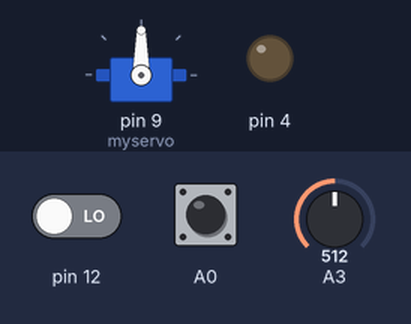
Bench run of a sketch on a simulated Arduino Uno, built with avr-gcc and run on an emulated ATmega328P. Shown: servo, output pins drawn as LEDs (lit = HIGH). Inputs (shaded band) come from the test bench; at power-on: A3 = 512, pin 12 LOW, A0 HIGH. What the sketch prints to the serial monitor is not drawn.

Above: at 1.2 s.
1.3 s: A3 set to 716
At 2.2 s:
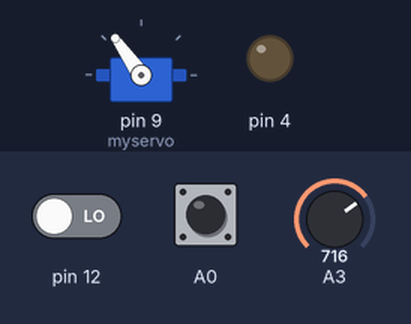
2.8 s: A3 set to 900
At 3.3 s:
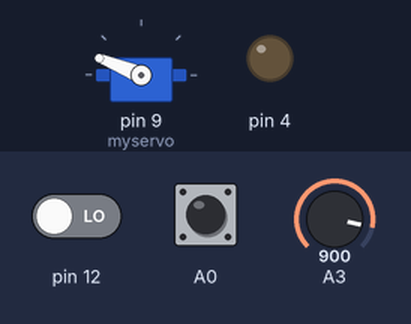
4.3 s: A3 set to 1023
At 5.5 s:
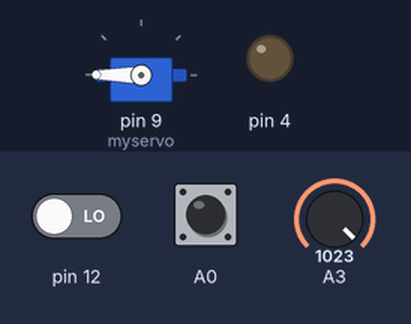
5.8 s: A3 set to 306
At 6.7 s:
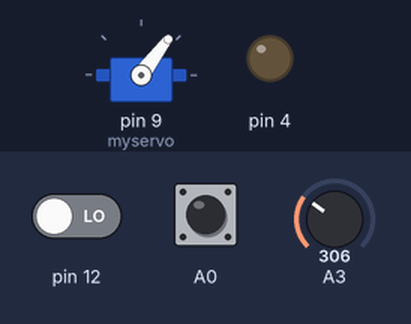
7.3 s: A3 set to 122
At 7.9 s:
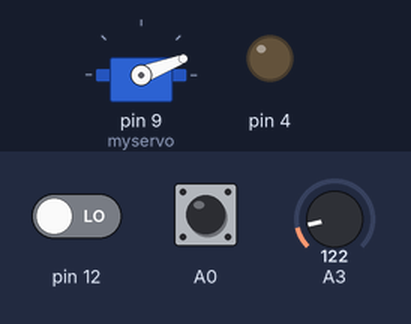
Timing chart, 0 to 9.8 s (numbered marks = the images above; inputs shaded):
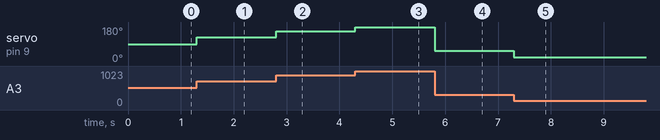

Measured:
- after the input at 1.3 s, servo on pin 9 (myservo): 90° → 125° at once
- after the input at 2.8 s, servo on pin 9 (myservo): 125° → 158° at once
- after the input at 4.3 s, servo on pin 9 (myservo): 158° → 180° at once
- after the input at 5.8 s, servo on pin 9 (myservo): 180° → 53° at once
- after the input at 7.3 s, servo on pin 9 (myservo): 53° → 21° at once

The sketch:

wheelControl.ino
```cpp
#include <Servo.h>
#include <ADCTouch.h>
Servo myservo;
int angle = 90;

void setup() {
  Serial.begin(9600);
  myservo.attach(9);
  pinMode(12, INPUT);
  pinMode(4, OUTPUT);


}
void loop() {
  while(true){
    int val = ADCTouch.read(A0);
    if(val > 900){
      myservo.detach();
      digitalWrite(4,HIGH);
      delay(5000);
      myservo.attach(9);


    }else{
      digitalWrite(4,LOW);
    }

    if (digitalRead(12)) {
      if (Serial.available()) {
        angle = Serial.parseInt();
        Serial.println("haha");
      }
    } else {
      angle = map(analogRead(A3),0, 1023, 0 ,180);
      Serial.println("lolo");
    }
    myservo.write(angle);
  }
}
```
